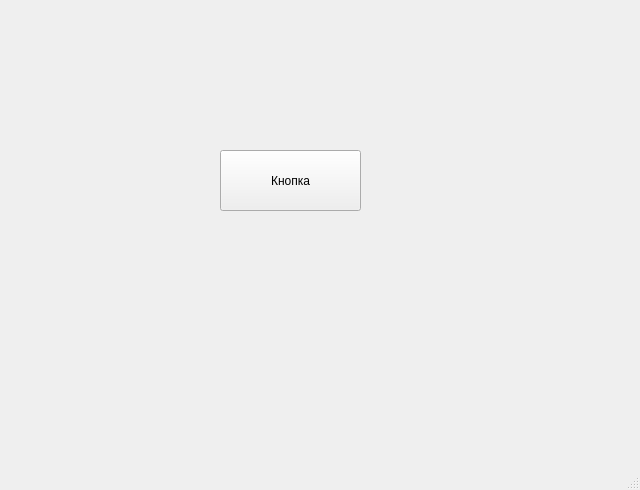
<?xml version="1.0" encoding="UTF-8"?>
<ui version="4.0">
 <class>MainWindow</class>
 <widget class="QMainWindow" name="MainWindow">
  <property name="geometry">
   <rect>
    <x>0</x>
    <y>0</y>
    <width>640</width>
    <height>490</height>
   </rect>
  </property>
  <property name="windowTitle">
   <string>какие еще окружности</string>
  </property>
  <widget class="QWidget" name="centralwidget">
   <widget class="QPushButton" name="pushButton">
    <property name="geometry">
     <rect>
      <x>220</x>
      <y>150</y>
      <width>141</width>
      <height>61</height>
     </rect>
    </property>
    <property name="text">
     <string>Кнопка</string>
    </property>
   </widget>
  </widget>
  <widget class="QMenuBar" name="menubar">
   <property name="geometry">
    <rect>
     <x>0</x>
     <y>0</y>
     <width>640</width>
     <height>26</height>
    </rect>
   </property>
  </widget>
  <widget class="QStatusBar" name="statusbar"/>
 </widget>
 <resources/>
 <connections/>
</ui>
